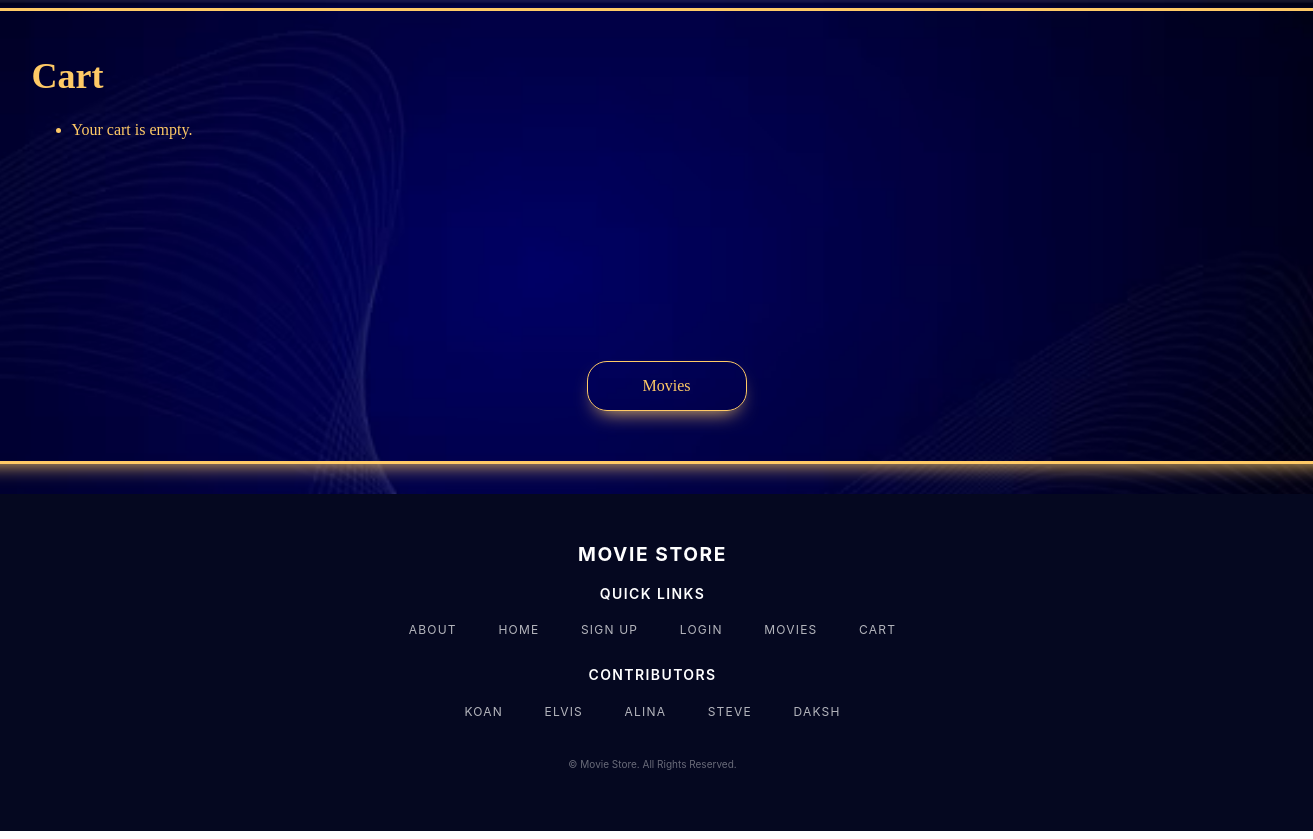
The app's page /movies/cart/ (signed in), older data.
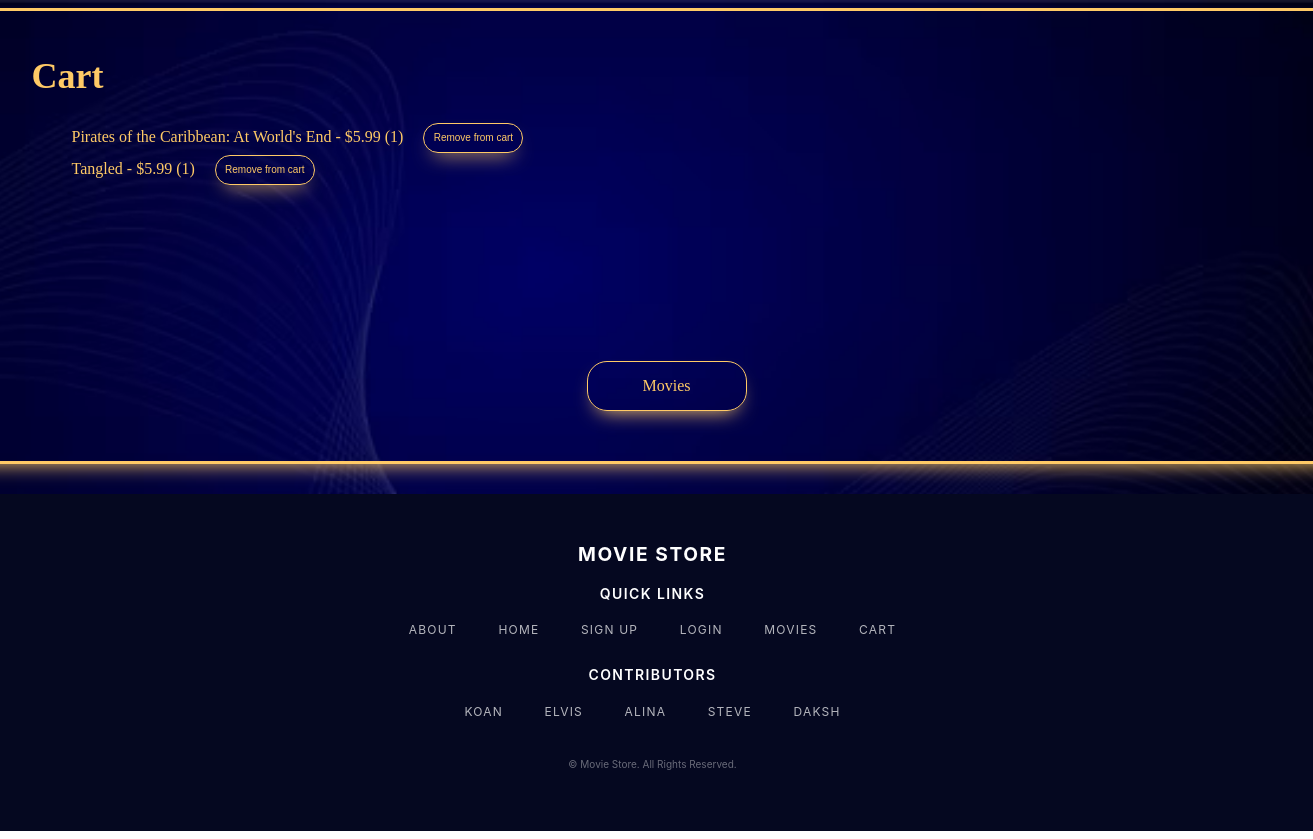
The same page, newer data.
### movies/models.py (models this page shows, shortened)
class CartItem(models.Model):
    id = models.AutoField(primary_key = True)
    user = models.ForeignKey(User, on_delete=models.CASCADE)
    movie = models.ForeignKey(Movie, on_delete=models.CASCADE)
    quantity = models.IntegerField(default=1)

class Movie(models.Model):
    id = models.AutoField(primary_key = True)
    name = models.CharField(max_length = 255)
    price = models.DecimalField(max_digits = 10, decimal_places = 2, default = 0)
    description = models.TextField()
    image_url = models.URLField()

### movies/views.py (the view)
# urls.py: path('cart/', views.cart_detail, name='movies.cart-detail'),
@login_required
def cart_detail(request):
    items = CartItem.objects.filter(user=request.user)
    return render(request, 'movies/cart.html', {'cart_items': items})

### movies/templates/movies/cart.html (shortened to what this page needs)
<!DOCTYPE html>
<html lang="en">
  <head>
    {% load static %}
    <link rel="stylesheet" href="{% static 'cart/cart.css' %}">
  </head>
  <body>
    {% load static %}
    <img src="{% static 'cart/background.png' %}" class="bg-img">
    <div class = "main-flex">
      <div class = "container">
        <h1 class = "title"> Cart </h1>
        <ul>
          {% for item in cart_items %}
            <li class = "cart-item">
              {{ item.movie.name }} - ${{ item.movie.price }} ({{ item.quantity }})
              <form action="{% url 'movies.remove-from-cart' cart_item_id=item.id %}" method="get">
                <button type="submit" class = "cart-item-button">Remove from cart</button>
              </form>
              </li>
          {% empty %}
            <li class = "empty">Your cart is empty.</li>
          {% endfor %}
          </ul>
      </div>
      <div class = "back-button-div">
        <a class = "nav-link" href="{% url 'movies.index' %}"> Movies </a>
      </div>
    </div>
  <footer class = "footer-container">
      <div>
        <div>
          <div>
            <div class = "footer-site-logo">
              <a href = "#"> Movie Store </a>
            </div>
            <h4 class = "footer-section-title"> Quick Links </h4>
            <ul class = "link-container">
              <li><a href = "#"> About </a></li>
              <li><a href = "#"> Home </a></li>
              <li><a href = "#"> Sign Up </a></li>
              <li><a href = "#"> Login </a></li>
              <li><a href = "#"> Movies </a></li>
              <li><a href = "#"> Cart </a></li>
            </ul>
            <h4 class = "footer-section-title">Contributors</h4>
            <ul class = "link-container">
              <li><a href = "#"> Koan </a></li>
              <li><a href = "#"> Elvis </a></li>
              <li><a href = "#"> Alina </a></li>
              <li><a href = "#"> Steve </a></li>
              <li><a href = "#" >Daksh </a></li>
            </ul>
            <div class = "copyright-text">
              <p><small> &copy; Movie Store. All Rights Reserved. </small></p>
            </div>
          </div>
        </div>
      </div>
    </footer>
  </body>
</html>

### movies/static/cart/cart.css (style rules this page uses)
a, p { color: #ffca66; }
body { display: flex; flex-direction: column; align-items: center; }
.main-flex { display: flex; flex-direction: column; border: 3px solid #ffca66; box-shadow: #ffca66 0 10px 20px -10px; border-radius: 20px; width: 1400px; margin-bottom: 30px; }
.container { margin-left: 75px; margin-top: 20px; height: 300px }
.bg-img { position: fixed; top: 0; left: 0; width: 100vw; height: 100vh; object-fit: cover; z-index: -1; }
.title { color: #ffca66; font-size: 36px; }
.back-button-div { display: flex; justify-content: center; margin-top: 30px; margin-bottom: 50px; }
.nav-link { display: block; border: solid 1px; margin-left: 20px; width: 160px; height: 50px; text-align: center; padding-top: 12px; cursor: pointer; background: none; border-radius: 20px; box-shadow: #ffca66 0 10px 20px -10px; box-sizing: border-box; font-size: 16px; line-height: 24px; outline: 0 solid transparent; color: #ffca66; transition: 0.1s; text-decoration: none; }
.footer-container { padding: 3rem 1rem; background-color: #050820; color: rgba(255, 255, 255, 0.7); font-family: "Inter", sans-serif; width: 100vw; position: relative; margin-left: calc(-50vw + 50%); }
.footer-container a { color: rgba(255, 255, 255, 0.7); text-decoration: none; transition: all 0.1s ease; }
.footer-site-logo a { font-size: 1.2rem; color: #fff; font-weight: 700; letter-spacing: 0.1rem; text-transform: uppercase; display: block; text-align: center; }
.footer-section-title { color: #fff; font-size: 0.875rem; font-weight: 600; margin-bottom: 1rem; text-transform: uppercase; letter-spacing: 0.1em; text-align: center; width: 100%; }
.link-container { display: flex; justify-content: center; flex-wrap: wrap; gap: 1rem; margin-bottom: 1.5rem; padding: 0; list-style: none; }
.link-container li a { padding: 0.3rem 0.8rem; text-transform: uppercase; font-size: 0.75rem; letter-spacing: 0.1em; display: inline-block; }
.copyright-text { margin-top: 2rem; text-align: center; }
.copyright-text p { font-size: 0.75rem; color: rgba(255, 255, 255, 0.4); }
.cart-item { display: flex; flex-direction: row; color: #ffca66; align-items: center; }
.cart-item button { margin-top: 2px; border: solid 1px; margin-left: 20px; width: 100px; height: 30px; text-align: center; cursor: pointer; background: none; border-radius: 20px; box-shadow: #ffca66 0 10px 20px -10px; box-sizing: border-box; font-size: 10px; line-height: 24px; outline: 0 solid transparent; color: #ffca66; transition: 0.1s; text-decoration: none; }

Row changes from the older to the newer data that the page shows:
added CartItem: movie.name "Pirates of the Caribbean: At World's End", movie.price "5.99", quantity "1"
added CartItem: movie.name "Tangled", movie.price "5.99", quantity "1"
Text that changed along with them:
text no longer shown: "Your cart is empty."
